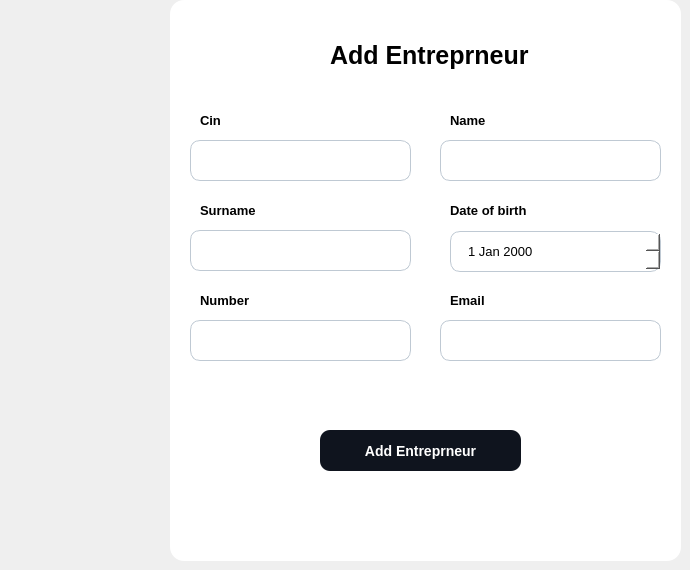
              <widget class="QWidget" name="page_7">
               <widget class="QGroupBox" name="groupBox_5">
                <property name="geometry">
                 <rect>
                  <x>170</x>
                  <y>0</y>
                  <width>511</width>
                  <height>561</height>
                 </rect>
                </property>
                <property name="styleSheet">
                 <string notr="true">background-color :white ; 
border-radius :14px ; 
border: 0 px ; 	</string>
                </property>
                <property name="title">
                 <string/>
                </property>
                <widget class="QLabel" name="title1_8">
                 <property name="geometry">
                  <rect>
                   <x>160</x>
                   <y>40</y>
                   <width>211</width>
                   <height>31</height>
                  </rect>
                 </property>
                 <property name="styleSheet">
                  <string notr="true">QLabel {
	font-size: 25px ; 
	font-weight:bold ; 
	
}</string>
                 </property>
                 <property name="text">
                  <string>Add Entreprneur</string>
                 </property>
                </widget>
                <widget class="QLabel" name="label_28">
                 <property name="geometry">
                  <rect>
                   <x>30</x>
                   <y>110</y>
                   <width>21</width>
                   <height>21</height>
                  </rect>
                 </property>
                 <property name="styleSheet">
                  <string notr="true">font-size:13px;
font-weight:bold ; </string>
                 </property>
                 <property name="text">
                  <string>Cin</string>
                 </property>
                </widget>
                <widget class="QLabel" name="label_31">
                 <property name="geometry">
                  <rect>
                   <x>280</x>
                   <y>110</y>
                   <width>41</width>
                   <height>21</height>
                  </rect>
                 </property>
                 <property name="styleSheet">
                  <string notr="true">font-size:13px;
font-weight:bold ; </string>
                 </property>
                 <property name="text">
                  <string>Name</string>
                 </property>
                </widget>
                <widget class="QLineEdit" name="CIN_entr">
                 <property name="geometry">
                  <rect>
                   <x>20</x>
                   <y>140</y>
                   <width>221</width>
                   <height>41</height>
                  </rect>
                 </property>
                 <property name="styleSheet">
                  <string notr="true">QLineEdit {
	background-color:white ; 
	border-radius:10px ; 
	font-size:13px ; 
	padding-left : 15px ; 
	border:1px solid #BFC9D3 ; 
}</string>
                 </property>
                </widget>
                <widget class="QLineEdit" name="name_entr">
                 <property name="geometry">
                  <rect>
                   <x>270</x>
                   <y>140</y>
                   <width>221</width>
                   <height>41</height>
                  </rect>
                 </property>
                 <property name="styleSheet">
                  <string notr="true">QLineEdit {
	background-color:white ; 
	border-radius:10px ; 
	font-size:13px ; 
	padding-left : 15px ; 
	border:1px solid #BFC9D3 ; 
}</string>
                 </property>
                </widget>
                <widget class="QLabel" name="label_44">
                 <property name="geometry">
                  <rect>
                   <x>30</x>
                   <y>200</y>
                   <width>61</width>
                   <height>21</height>
                  </rect>
                 </property>
                 <property name="styleSheet">
                  <string notr="true">font-size:13px;
font-weight:bold ; </string>
                 </property>
                 <property name="text">
                  <string>Surname</string>
                 </property>
                </widget>
                <widget class="QLabel" name="label_45">
                 <property name="geometry">
                  <rect>
                   <x>280</x>
                   <y>200</y>
                   <width>91</width>
                   <height>21</height>
                  </rect>
                 </property>
                 <property name="styleSheet">
                  <string notr="true">font-size:13px;
font-weight:bold ; </string>
                 </property>
                 <property name="text">
                  <string>Date of birth</string>
                 </property>
                </widget>
                <widget class="QPushButton" name="add_entr">
                 <property name="geometry">
                  <rect>
                   <x>150</x>
                   <y>430</y>
                   <width>201</width>
                   <height>41</height>
                  </rect>
                 </property>
                 <property name="cursor">
                  <cursorShape>PointingHandCursor</cursorShape>
                 </property>
                 <property name="styleSheet">
                  <string notr="true">QPushButton {
	background-color:#0F141E ; 
	border-radius:10px ; 
	color : white ; 
	font-size:14px ; 
	font-weight:bold; 
}

QPushButton::hover {
	background-color:#4AC7EA ; 
	color:white ; 
}</string>
                 </property>
                 <property name="text">
                  <string>Add Entreprneur</string>
                 </property>
                </widget>
                <widget class="QLineEdit" name="surname_entr">
                 <property name="geometry">
                  <rect>
                   <x>20</x>
                   <y>230</y>
                   <width>221</width>
                   <height>41</height>
                  </rect>
                 </property>
                 <property name="styleSheet">
                  <string notr="true">QLineEdit {
	background-color:white ; 
	border-radius:10px ; 
	font-size:13px ; 
	padding-left : 15px ; 
	border:1px solid #BFC9D3 ; 

}</string>
                 </property>
                </widget>
                <widget class="QLineEdit" name="number_entr">
                 <property name="geometry">
                  <rect>
                   <x>20</x>
                   <y>320</y>
                   <width>221</width>
                   <height>41</height>
                  </rect>
                 </property>
                 <property name="styleSheet">
                  <string notr="true">QLineEdit {
	background-color:white ; 
	border-radius:10px ; 
	font-size:13px ; 
	padding-left : 15px ; 
	border:1px solid #BFC9D3 ; 

}</string>
                 </property>
                </widget>
                <widget class="QLineEdit" name="email_entr">
                 <property name="geometry">
                  <rect>
                   <x>270</x>
                   <y>320</y>
                   <width>221</width>
                   <height>41</height>
                  </rect>
                 </property>
                 <property name="styleSheet">
                  <string notr="true">QLineEdit {
	background-color:white ; 
	border-radius:10px ; 
	font-size:13px ; 
	padding-left : 15px ; 
	border:1px solid #BFC9D3 ; 

}</string>
                 </property>
                </widget>
                <widget class="QLabel" name="label_46">
                 <property name="geometry">
                  <rect>
                   <x>30</x>
                   <y>290</y>
                   <width>61</width>
                   <height>21</height>
                  </rect>
                 </property>
                 <property name="styleSheet">
                  <string notr="true">font-size:13px;
font-weight:bold ; </string>
                 </property>
                 <property name="text">
                  <string>Number</string>
                 </property>
                </widget>
                <widget class="QLabel" name="label_47">
                 <property name="geometry">
                  <rect>
                   <x>280</x>
                   <y>290</y>
                   <width>91</width>
                   <height>21</height>
                  </rect>
                 </property>
                 <property name="styleSheet">
                  <string notr="true">font-size:13px;
font-weight:bold ; </string>
                 </property>
                 <property name="text">
                  <string>Email</string>
                 </property>
                </widget>
                <widget class="QDateEdit" name="dob_entr">
                 <property name="geometry">
                  <rect>
                   <x>280</x>
                   <y>231</y>
                   <width>211</width>
                   <height>41</height>
                  </rect>
                 </property>
                 <property name="styleSheet">
                  <string notr="true">
	background-color:white ; 
	border-radius:10px ; 
	font-size:13px ; 
	padding-left : 15px ; 
	border:1px solid #BFC9D3 ; 

</string>
                 </property>
                </widget>
               </widget>
              </widget>
